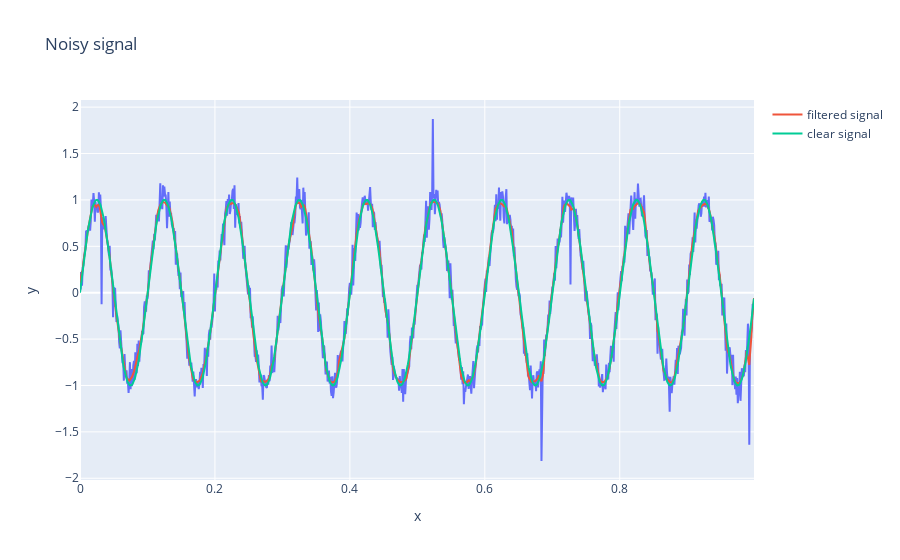

Write notebook code for a chart like this one.
### Code cell
fig = px.line(x=t[:1000], y=noisy_signal[:1000], title='Noisy signal')
fig.add_scatter(x=t[:1000], y=filtered_signal[:1000], mode='lines', name='filtered signal')
fig.add_scatter(x=t[:1000], y=clear_signal[:1000], mode='lines', name='clear signal')
fig.show()

### Figure 1 — Plotly figure (JSON) as saved in the notebook; plotly's stock layout.template omitted (floating-point values rounded to 4 significant figures; data arrays with more than 128 entries replaced by an {"elided": "..."} marker saying what was removed)
{"data": [{"hovertemplate": "x=%{x}<br>y=%{y}<extra></extra>", "legendgroup": "", "line": {"color": "#636efa", "dash": "solid"}, "marker": {"symbol": "circle"}, "mode": "lines", "name": "", "orientation": "v", "showlegend": false, "type": "scatter", "x": {"elided": "1000 float values"}, "xaxis": "x", "y": {"elided": "1000 float values"}, "yaxis": "y"}, {"mode": "lines", "name": "filtered signal", "type": "scatter", "x": {"elided": "1000 float values"}, "y": {"elided": "1000 float values"}}, {"mode": "lines", "name": "clear signal", "type": "scatter", "x": {"elided": "1000 float values"}, "y": {"elided": "1000 float values"}}], "layout": {"legend": {"tracegroupgap": 0}, "title": {"text": "Noisy signal"}, "xaxis": {"anchor": "y", "domain": [0, 1], "title": {"text": "x"}}, "yaxis": {"anchor": "x", "domain": [0, 1], "title": {"text": "y"}}}}
